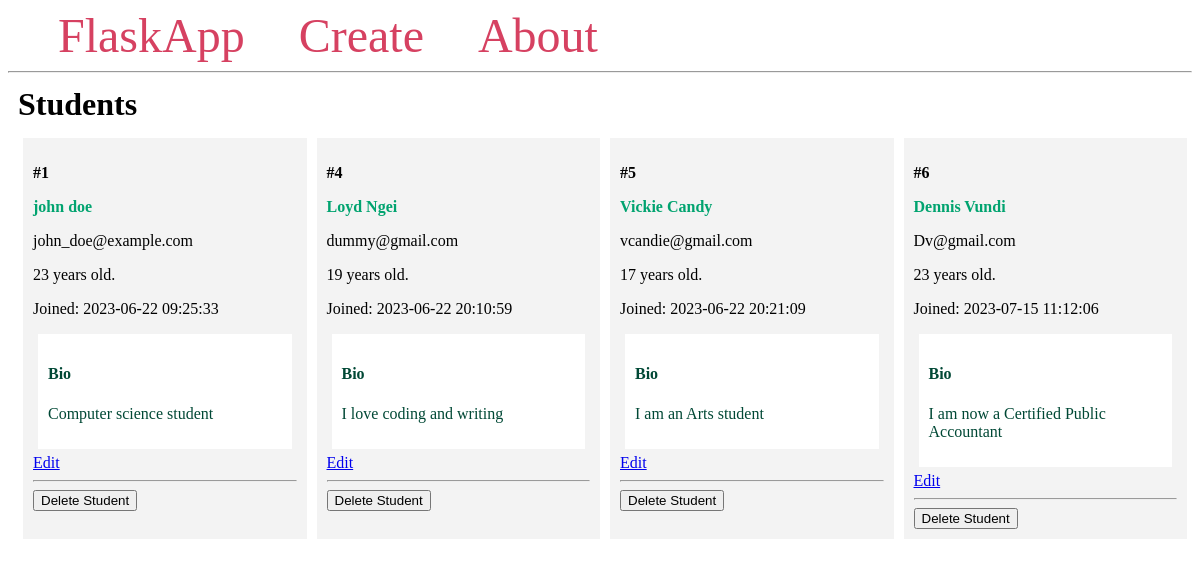
Before: / with the older database file.
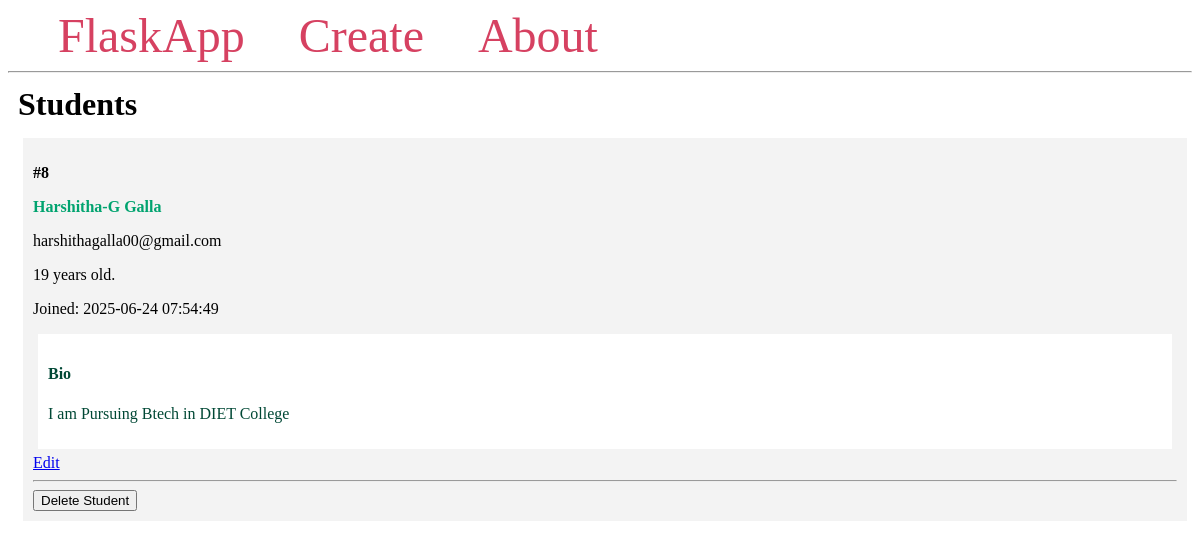
After: the same page with the newer database file.
### app.py (models this page shows, shortened)
class Student(db.Model):
    id = db.Column(db.Integer, primary_key=True)
    firstname = db.Column(db.String(100), nullable=False)
    lastname = db.Column(db.String(100), nullable=False)
    email = db.Column(db.String(80), unique=True, nullable=False)
    age = db.Column(db.Integer)
    created_at = db.Column(db.DateTime(timezone=True), server_default=func.now())
    bio = db.Column(db.Text)

### app.py (the view)
@app.route('/')
def index():
    students = Student.query.all()
    return render_template('index.html', students=students)

### templates/index.html
{% extends 'base.html' %}
{% block content %}
    <h1 class="title">{% block title %} Students {% endblock %}</h1>
    <div class="content">
        {% for student in students %}
            <div class="student">
                <p><b>#{{ student.id }}</b></p>
                <b>
                    <p class="name">
                        <a href="{{ url_for('student', student_id=student.id)}}">
                            {{ student.firstname }} {{ student.lastname }}
                        </a>
                    </p>
                </b>
                <p>{{ student.email }}</p>
                <p>{{ student.age }} years old.</p>
                <p>Joined: {{ student.created_at }}</p>
                <div class="bio">
                    <h4>Bio</h4>
                    <p>{{ student.bio }}</p>
                </div>
                <a href="{{ url_for('edit', student_id=student.id) }}">Edit</a>
                <hr>
                <form method="POST"
                        action="{{ url_for('delete', student_id=student.id) }}">
                    <input type="submit" value="Delete Student"
                        onclick="return confirm('Are you sure you want to delete this entry?')">
                </form>
            </div>
        {% endfor %}
    </div>
{% endblock %}

### templates/base.html (shortened to what this page needs)
<!DOCTYPE html>
<html lang="en">
<head>
</head>
<body>
    <nav>
        <a href="{{ url_for('index') }}">FlaskApp</a>
        <a href="{{ url_for('create') }}">Create</a>
        <a href="#">About</a>
    </nav>
    <hr>
    <div class="content">
        {% block content %} {% endblock %}
    </div>
</body>
</html>

### templates/base.html (style rules this page uses)
.title { margin: 5px; }
.content { margin: 5px; width: 100%; display: flex; flex-direction: row; flex-wrap: wrap; }
.student { flex: 20%; padding: 10px; margin: 5px; background-color: #f3f3f3; inline-size: 100%; }
.bio { padding: 10px; margin: 5px; background-color: #ffffff; color: #004835; }
.name a { color: #00a36f; text-decoration: none; }
nav a { color: #d64161; font-size: 3em; margin-left: 50px; text-decoration: none; }

Changed rows visible on the page:
removed Student: id "1", firstname "john", lastname "doe", email "john_doe@example.com", age "23", created_at "2023-06-22 09:25:33", bio "Computer science student"
removed Student: id "4", firstname "Loyd", lastname "Ngei", email "dummy@gmail.com", age "19", created_at "2023-06-22 20:10:59", bio "I love coding and writing"
removed Student: id "5", firstname "Vickie", lastname "Candy", email "vcandie@gmail.com", age "17", created_at "2023-06-22 20:21:09", bio "I am an Arts student"
removed Student: id "6", firstname "Dennis", lastname "Vundi", email "Dv@gmail.com", age "23", created_at "2023-07-15 11:12:06", bio "I am now a Certified Public Accountant"
added Student: id "8", firstname "Harshitha-G", lastname "Galla", email "harshithagalla00@gmail.com", age "19", created_at "2025-06-24 07:54:49", bio "I am Pursuing Btech in DIET College"
